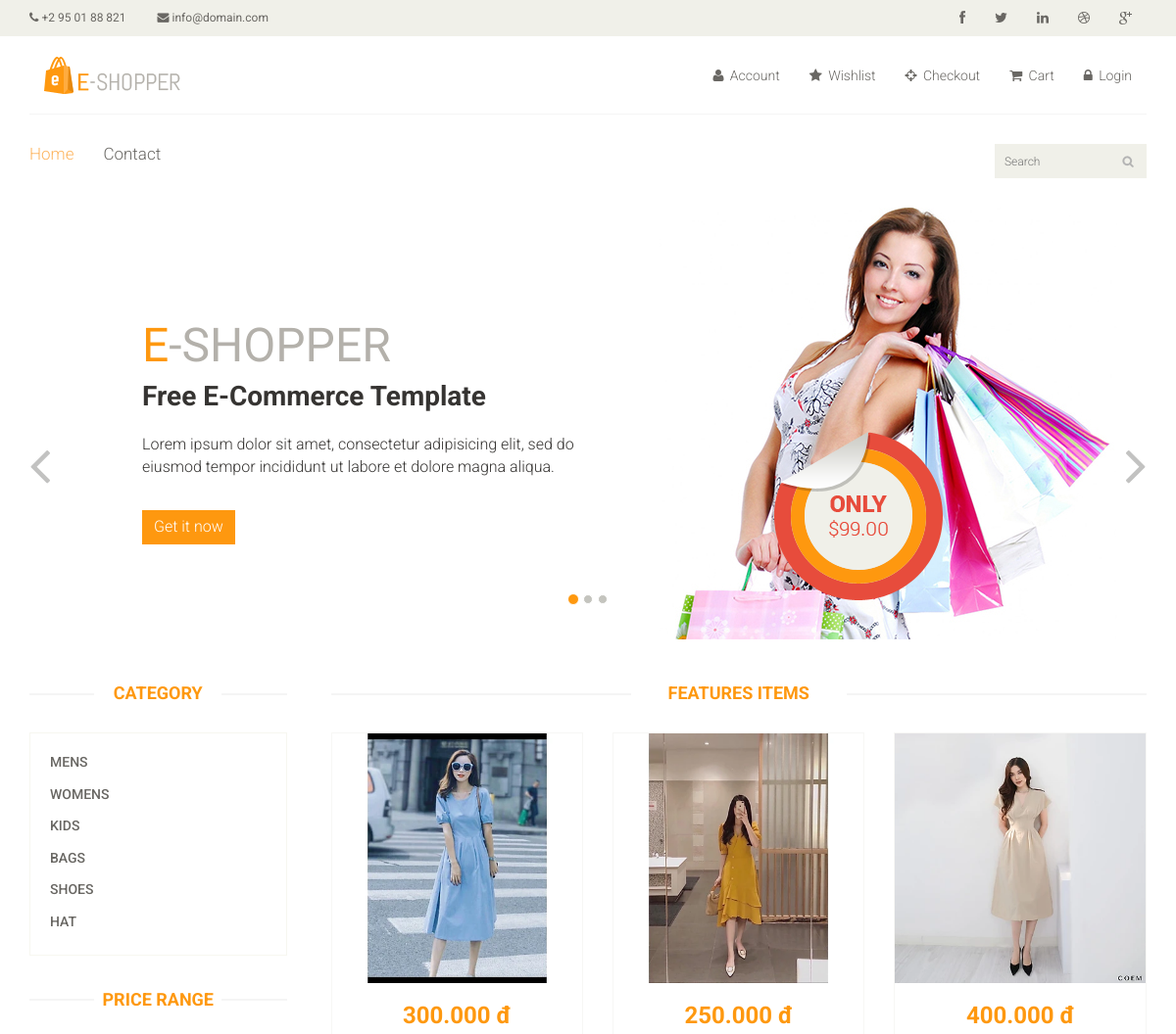
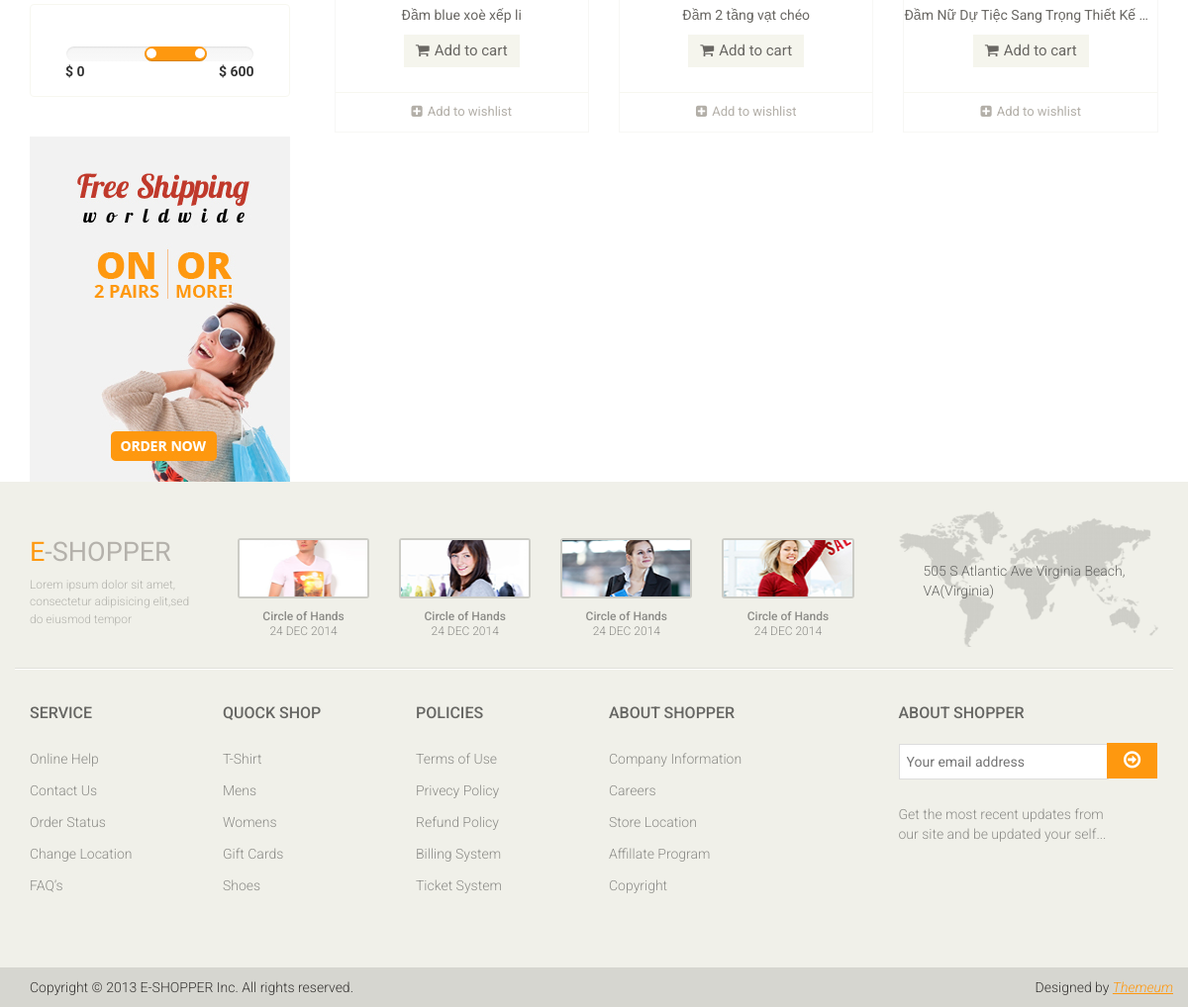
Screenshot of /category/3/ with the database file from the repository (2 pictures, top to bottom).
### polls/models.py (models this page shows)
class Category(models.Model):
    name =models.CharField(max_length=30)

class Product(models.Model):
    url =models.CharField(max_length=200)
    name =models.CharField(max_length=50)
    discription =models.TextField(max_length=1000)
    price =models.FloatField()
    category = models.ForeignKey(Category,on_delete=models.CASCADE)
    store = models.ForeignKey(User,on_delete=models.CASCADE)
    quantity =models.IntegerField()
    size = models.CharField(max_length=100, null=True)

### polls/views.py (the view)
# urls.py: path('category/<int:category_id>/', views.index, name='index'),
def index(request,category_id=None):
    if (category_id == None):
        product = get_list_or_404(Product)
    else:
        product = get_list_or_404(Product, category_id=category_id)
    category = get_list_or_404(Category)
    return render(request, 'polls/index.html', {'product': product, 'category':category})

### templates/polls/index.html (shortened to what this page needs)
{% extends "polls/base.html" %}
{% load static %}
{% block content %}
<section id="slider">
	<div class="container">
		<div class="row">
			<div class="col-sm-12">
				<div id="slider-carousel" class="carousel slide" data-ride="carousel">
					<ol class="carousel-indicators">
						<li data-target="#slider-carousel" data-slide-to="0" class="active"></li>
						<li data-target="#slider-carousel" data-slide-to="1"></li>
						<li data-target="#slider-carousel" data-slide-to="2"></li>
					</ol>
					<div class="carousel-inner">
						<div class="item active">
							<div class="col-sm-6">
								<h1><span>E</span>-SHOPPER</h1>
								<h2>Free E-Commerce Template</h2>
								<p>Lorem ipsum dolor sit amet, consectetur adipisicing elit, sed do eiusmod tempor incididunt ut labore et dolore magna aliqua. </p>
								<button type="button" class="btn btn-default get">Get it now</button>
							</div>
							<div class="col-sm-6">
								<img src="{% static 'images/home/girl1.jpg' %}" class="girl img-responsive" alt="" />
								<img src="{% static 'images/home/pricing.png' %}"  class="pricing" alt="" />
							</div>
						</div>
					</div>
					<a href="#slider-carousel" class="left control-carousel hidden-xs" data-slide="prev">
						<i class="fa fa-angle-left"></i>
					</a>
					<a href="#slider-carousel" class="right control-carousel hidden-xs" data-slide="next">
						<i class="fa fa-angle-right"></i>
					</a>
				</div>
			</div>
		</div>
	</div>
</section>
<section>
	<div class="container">
		<div class="row">
			<div class="col-sm-3">
				<div class="left-sidebar">
					<h2>Category</h2>
					<div class="panel-group category-products" id="accordian">
						{% for cago in category %}
						<div class="panel panel-default">
							<div class="panel-heading">
								<h4 class="panel-title"><a href="/category/{{cago.id}}">{{cago.name}}</a></h4>
							</div>
						</div>
						{% endfor %}
					</div>
					<div class="price-range">
						<h2>Price Range</h2>
						<div class="well text-center">
							 <input type="text" class="span2" value="" data-slider-min="0" data-slider-max="600" data-slider-step="5" data-slider-value="[250,450]" id="sl2" ><br />
							 <b class="pull-left">$ 0</b> <b class="pull-right">$ 600</b>
						</div>
					</div>
					<div class="shipping text-center">
						<img src="{% static '/images/home/shipping.jpg' %}" alt="" />
					</div>
				</div>
			</div>
			<div class="col-sm-9 padding-right">
				<div class="features_items">
					<h2 class="title text-center">Features Items</h2>
					{% for pro in product %}
					<div class="col-sm-4">
						<div class="product-image-wrapper">
							<div class="single-products">
									<div class="productinfo text-center">
										<img src="{% static 'images/product/'|add:pro.url %}"  alt="" />
										<h2>{{pro.price|floatformat:3}} đ</h2>
										<p style ="white-space: nowrap; overflow: hidden; text-overflow: ellipsis;">{{pro.name}}</p>
										<a href="#" class="btn btn-default add-to-cart"><i class="fa fa-shopping-cart"></i>Add to cart</a>
									</div>
									<div class="product-overlay">
										<div class="overlay-content">
										</div>
									</div>
							</div>
							<div class="choose">
								<ul class="nav nav-pills nav-justified">
									<li><a href="#"><i class="fa fa-plus-square"></i>Add to wishlist</a></li>
								</ul>
							</div>
						</div>
					</div>
					{% endfor %}
				</div>
			</div>
		</div>
	</div>
</section>
{% endblock %}

### static/css/main.css (style rules this page uses)
body { font-family: 'Roboto', sans-serif; position: relative; font-weight: 400px; }
ul li { list-style: none; }
a { -webkit-transition: 300ms; transition: 300ms; }
h1, h2, h3, h4, h5, h6 { font-family: 'Roboto', sans-serif; }
#slider { padding-bottom: 45px; }
.carousel-indicators li { background: #C4C4BE; }
.carousel-indicators li.active { background: #FE980F; }
.item { padding-left: 100px; }
.pricing { position: absolute; right: 40%; top: 52%; }
.girl { margin-left: 0; }
.item h1 { color: #B4B1AB; font-family: abel; font-size: 48px; margin-top: 115px; }
.item h1 span { color: #FE980F; }
.item h2 { color: #363432; font-family: 'Roboto', sans-serif; font-size: 28px; font-weight: 700; margin-bottom: 22px; margin-top: 10px; }
.item p { color: #363432; font-size: 16px; font-weight: 300; font-family: 'Roboto', sans-serif; }
.get { background: #FE980F; border: 0 none; border-radius: 0; color: #FFFFFF; font-family: 'Roboto', sans-serif; font-size: 16px; font-weight: 300; margin-top: 23px; }
.control-carousel { position: absolute; top: 50%; font-size: 60px; color: #C2C2C1; }
.right { right: 0; }
.category-products { border: 1px solid #F7F7F0; margin-bottom: 35px; padding-bottom: 20px; padding-top: 15px; }
.left-sidebar h2, .brands_products h2 { color: #FE980F; font-family: 'Roboto', sans-serif; font-size: 18px; font-weight: 700; margin: 0 auto 30px; text-align: center; text-transform: uppercase; position: relative; z-index: 3; }
.left-sidebar h2:after, h2.title:after { content: " "; position: absolute; border: 1px solid #f5f5f5; bottom: 8px; left: 0; width: 100%; height: 0; z-index: -2; }
.left-sidebar h2:before { content: " "; position: absolute; background: #fff; bottom: -6px; width: 130px; height: 30px; z-index: -1; left: 50%; margin-left: -65px; }
h2.title:before { content: " "; position: absolute; background: #fff; bottom: -6px; width: 220px; height: 30px; z-index: -1; left: 50%; margin-left: -110px; }
.category-products .panel { background-color: #FFFFFF; border: 0px; border-radius: 0px; -webkit-box-shadow: none; box-shadow: none; margin-bottom: 0px; }
.category-products .panel-default .panel-heading { background-color: #FFFFFF; border: 0 none; color: #FFFFFF; padding: 5px 20px; }
.category-products .panel-default .panel-heading .panel-title a { color: #696763; font-family: 'Roboto', sans-serif; font-size: 14px; text-decoration: none; text-transform: uppercase; }
.shipping { background-color: #F2F2F2; margin-top: 40px; overflow: hidden; padding-top: 20px; position: relative; }
.price-range { margin-top: 30px; }
.well { background-color: #FFFFFF; border: 1px solid #F7F7F0; border-radius: 4px; -webkit-box-shadow: none; box-shadow: none; margin-bottom: 20px; min-height: 20px; padding: 35px; }
.padding-right { padding-right: 0; }
.features_items { overflow: hidden; }
h2.title { color: #FE980F; font-family: 'Roboto', sans-serif; font-size: 18px; font-weight: 700; margin: 0 15px; text-transform: uppercase; margin-bottom: 30px; position: relative; }
.product-image-wrapper { border: 1px solid #F7F7F5; overflow: hidden; margin-bottom: 30px; }
.single-products { position: relative; }
.productinfo h2 { color: #FE980F; font-family: 'Roboto', sans-serif; font-size: 24px; font-weight: 700; }
.productinfo p { font-family: 'Roboto', sans-serif; font-size: 14px; font-weight: 400; color: #696763; }
.productinfo img { width: 100%; }
.productinfo { position: relative; }
.product-overlay { background: rgba(254, 152, 15, .8); top: 0; display: none; height: 0; position: absolute; -webkit-transition: height 500ms ease 0s; transition: height 500ms ease 0s; width: 100%; display: block; }
.product-overlay .overlay-content { bottom: 0; position: absolute; bottom: 0; text-align: center; width: 100%; }
.add-to-cart { background: #F5F5ED; border: 0 none; border-radius: 0; color: #696763; font-family: 'Roboto', sans-serif; font-size: 15px; margin-bottom: 25px; }
.add-to-cart i { margin-right: 5px; }
.choose { border-top: 1px solid #F7F7F0; }
.choose ul li a { color: #B3AFA8; font-family: 'Roboto', sans-serif; font-size: 13px; padding-left: 0; padding-right: 0; }
.choose ul li a i { margin-right: 5px; }

### rows the page displays
Category: name "MENS"
Category: name "WOMENS"
Category: name "KIDS"
Category: name "BAGS"
Category: name "SHOES"
Category: name "HAT"
Product: url (picture), price "300.000", name "Đầm blue xoè xếp li"
Product: url (picture), price "250.000", name "Đầm 2 tầng vạt chéo"
Product: url (picture), price "400.000", name "Đầm Nữ Dự Tiệc Sang Trọng Thiết Kế…"
